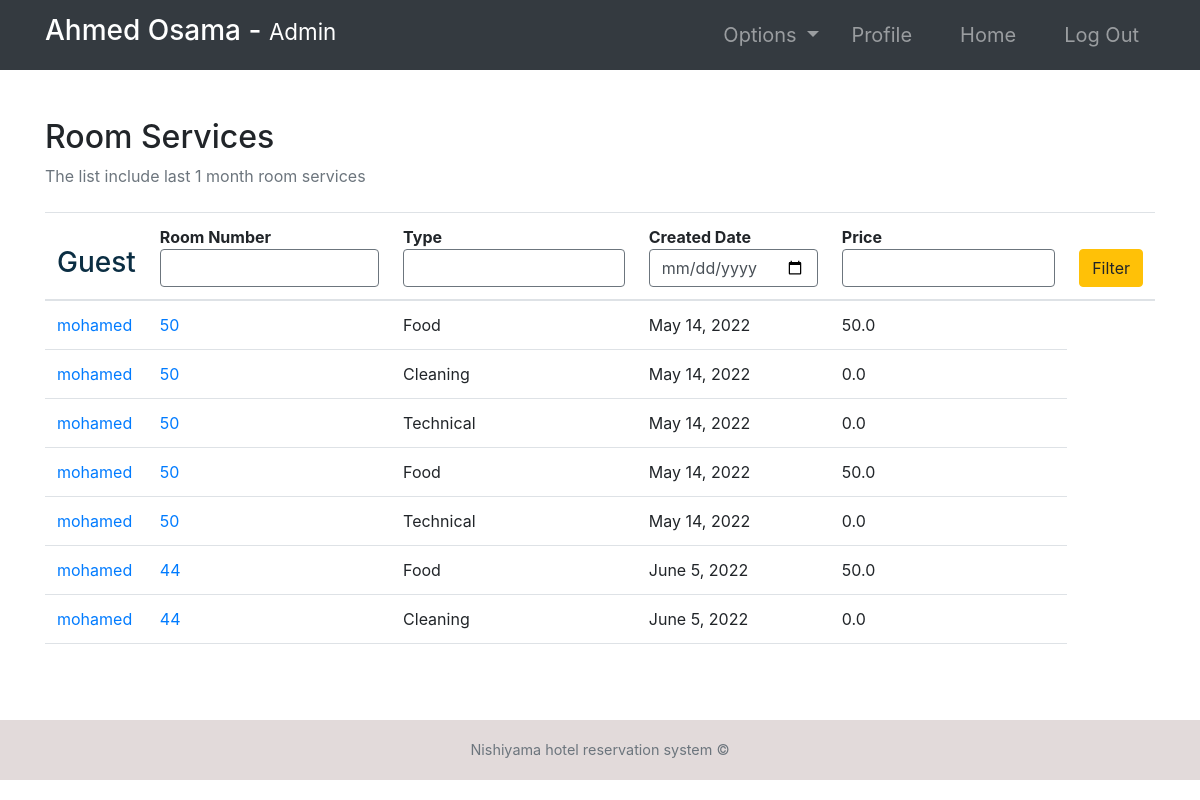
Page /room-services/ (signed in) on the committed database.
### room/models.py (models this page shows, shortened)
class RoomServices(models.Model):
    SERVICES_TYPES = (
        ('Food', 'Food'),
        ('Cleaning', 'Cleaning'),
        ('Technical', 'Technical'),
    )
    curBooking = models.ForeignKey(
        Booking,   null=True, on_delete=models.CASCADE)
    room = models.ForeignKey(Room, on_delete=models.CASCADE)
    createdDate = models.DateField(default=timezone.now)
    servicesType = models.CharField(max_length=20, choices=SERVICES_TYPES)
    price = models.FloatField()

class Booking(models.Model):
    roomNumber = models.ForeignKey(Room, on_delete=models.CASCADE)
    guest = models.ForeignKey(Guest, null=True, on_delete=models.CASCADE)
    dateOfReservation = models.DateField(default=timezone.now)
    startDate = models.DateField()
    endDate = models.DateField()

class Room(models.Model):
    ROOM_TYPES = (
        ('King', 'King'),
        ('Luxury', 'Luxury'),
        ('Normal', 'Normal'),
        ('Economic', 'Economic'),
    )
    payment_method = models.CharField(max_length=20)
    number = models.IntegerField(primary_key=True)
    capacity = models.SmallIntegerField()
    numberOfBeds = models.SmallIntegerField()
    roomType = models.CharField(max_length=20, choices=ROOM_TYPES)
    price = models.FloatField()
    statusStartDate = models.DateField(auto_now_add=True,null=True)
    statusEndDate = models.DateField(null=True)
    hotel = models.CharField(max_length=20)

### accounts/models.py (models this page shows, shortened)
class Guest(models.Model):
    user = models.OneToOneField(User, null=True, on_delete=models.CASCADE)
    phoneNumber = PhoneNumberField(unique=True)

### room/views.py (the view, shortened to what this page needs)
# urls.py: path('room-services/', room_services, name="room-services"),
@ login_required(login_url='login')
def room_services(request):
    role = str(request.user.groups.all()[0])
    path = role + "/"
    room_services = RoomServices.objects.all()
    context = {
        "role": role,
        "room_services": room_services,
		"Name": request.POST.get("Name"),
        "Number": request.POST.get("Number"),
        "Date": request.POST.get("Date"),
        "Price": request.POST.get("Price"),
    }
    return render(request, path + "room-services.html", context)

### Templates/admin/room-services.html
{% extends '../index.html' %}
{% block context %}
{% include '../common_pages/room-services.html' %}
{% endblock %}

### Templates/incs/nav.html (shortened to what this page needs)
<link rel="stylesheet" href="https://cdn.jsdelivr.net/npm/bootstrap@4.6.0/dist/css/bootstrap.min.css"
>
<nav class="navbar navbar-dark bg-dark navbar-expand-lg py-1 " role="navigation" >
    <div class="container" >
        <a href="" class="navbar-brand">
            <h3 class="text-capitalize">
                {{ request.user.first_name }} {{ request.user.last_name }} -
                <small>
                    {{ role }}
                </small>
            </h3>
        </a>
        <div class="collapse navbar-collapse" id="navbarTags">
            <ul class="navbar-nav ml-auto">
                <li class="nav-item dropdown p-2">
                    <a class="nav-link dropdown-toggle" href="#" id="navbarDropdown" role="button"
                        data-toggle="dropdown" aria-haspopup="true" aria-expanded="false">
                        Options
                    </a>
                </li>
                <li class="nav-item mr-3 p-2">
                    {% if role == 'staff' or role == 'receptionist' or role == 'admin' or role == 'manager' %}
                    <a href="{% url 'employee-profile' user.id %}" class="nav-link">Profile</a>
                    {% endif %}
                </li>
                <li class="nav-item mr-3 p-2">
                    <a href="{% url 'Home'  %}" class="nav-link">Home</a>
                </li>
                <li class="nav-item p-2 ">
                    <a href="{% url 'logout' %}" class="nav-link">Log Out</a>
                </li>
            </ul>
        </div>
    </div>
</nav>

### Templates/common_pages/room-services.html (shortened to what this page needs)
<div class="container py-5">
    <div class="table-responsive">
        <div class="table-header row">
            <div class="col-sm-12 col-md-12 col-lg-4 mb-4">
                <h2>Room Services</h2>
                <span class="text-muted">The list include last 1 month room services</span>
            </div>
        </div>
        <table class="table table-hover">
            <thead>
                <tr>
                    <form action="" method="POST">
                        <th><h3 style="color:rgb(11, 46, 67);">Guest</h3></th>
                        <th>Room Number<input type="text" name= "Number" class="form-control border border-secondary"></th>
                        <th>Type<input type="text" name= "Type" class="form-control border border-secondary"></th>
                        <th>Created Date<input type="date" name= "Date" class="form-control border border-secondary"></th>
                        <th>Price<input type="text" name= "Price" class="form-control border border-secondary"></th>
                        <th><button type="submit" name="filter"  class="btn btn-warning">Filter</button></th>
                    </form>
                </tr>
            </thead>
            <tbody>
                {% for rs in room_services %}
                <tr>
                    <td><a
                            href="{% url 'guest-profile' rs.curBooking.guest.user.id %}">{{rs.curBooking.guest.user.first_name}}</a>
                    </td>
                    <td><a href="{% url 'room-profile' rs.room.number %}">{{rs.room.number}}</a></td>
                    <td>{{rs.servicesType}}</td>
                    <td>{{rs.createdDate}}</td>
                    <td>{{rs.price}}</td>
                </tr>
                {% endfor %}
            </tbody>
        </table>
    </div>
</div>

### static/css/main.css (style rules this page uses)
* { margin: 0; padding: 0; -webkit-font-smoothing: antialiased; }
body { position: relative; }
nav .nav-item { font-size: 20px; }

### rows in the picture
RoomServices: curBooking.guest.user.first_name "mohamed", room.number "50", servicesType "Food", createdDate "May 14, 2022", price "50.0"
RoomServices: curBooking.guest.user.first_name "mohamed", room.number "50", servicesType "Cleaning", createdDate "May 14, 2022", price "0.0"
RoomServices: curBooking.guest.user.first_name "mohamed", room.number "50", servicesType "Technical", createdDate "May 14, 2022", price "0.0"
RoomServices: curBooking.guest.user.first_name "mohamed", room.number "50", servicesType "Food", createdDate "May 14, 2022", price "50.0"
RoomServices: curBooking.guest.user.first_name "mohamed", room.number "50", servicesType "Technical", createdDate "May 14, 2022", price "0.0"
RoomServices: curBooking.guest.user.first_name "mohamed", room.number "44", servicesType "Food", createdDate "June 5, 2022", price "50.0"
RoomServices: curBooking.guest.user.first_name "mohamed", room.number "44", servicesType "Cleaning", createdDate "June 5, 2022", price "0.0"

### other values in the picture
{{ request.user.first_name }} "Ahmed"
{{ request.user.last_name }} "Osama"
{{ role }} "Admin"
